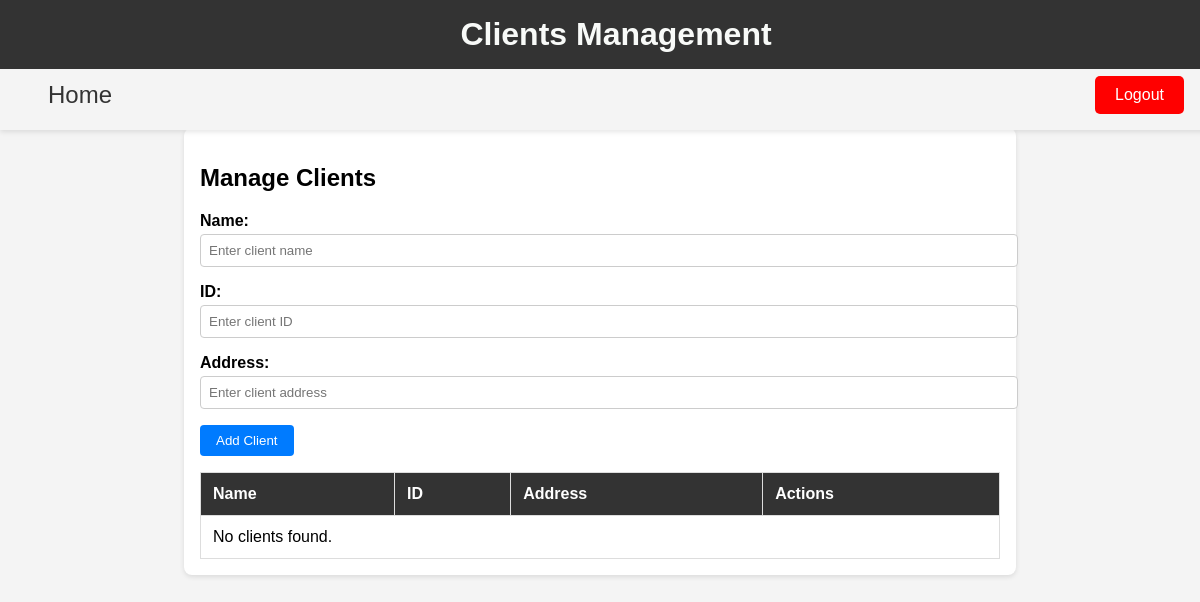
The page /user-home/clients/ (signed in) on the database as committed earlier.
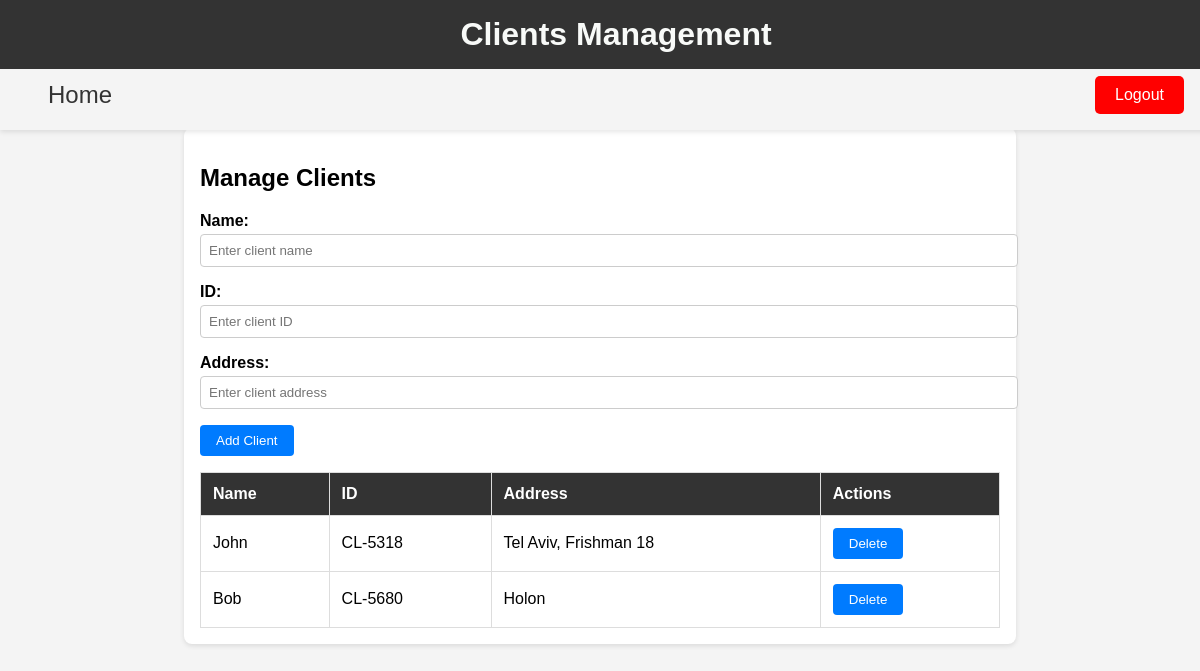
The same page on the database as committed later.
### users/models.py (models this page shows, shortened)
class Client(models.Model):
    user = models.ForeignKey(User, on_delete=models.CASCADE, related_name="client",max_length=100)
    client_id = models.CharField(max_length=20,unique=True)
    client_name = models.CharField(max_length=100)
    client_address = models.TextField()

### users/views.py (the view, shortened to what this page needs)
# urls.py: path('user-home/clients/', views.clients_page, name='clients_page'),
def clients_page(request):
    if not request.user or isinstance(request.user, AnonymousUser):
        return redirect('login')
    user = request.user  # Now safe to use as user is authenticated
    clients = Client.objects.filter(user=user)
    return render(request, 'users/clients_page.html', {'clients': clients})

### users/templates/users/clients_page.html (shortened to what this page needs)
<!DOCTYPE html>
<html lang="en">
<head>
</head>
<body>
<header>
    <h1>Clients Management</h1>
</header>
<nav style="display: flex; justify-content: space-between; align-items: center; padding: 1rem;">
    <a href="{% url 'user_home' %}" style="margin-left: 2rem;">Home</a>
    {% if user.is_authenticated %}
    <form method="POST" action="{% url 'logout' %}" style="margin-right: 2rem;">
        <button type="submit" style="background-color: red; color: white; border: none; padding: 10px 20px; font-size: 1rem; border-radius: 5px; cursor: pointer;">
            Logout
        </button>
    </form>
    {% endif %}
</nav>
<main>
    <h2>Manage Clients</h2>
    <form method="post" action="{% url 'clients_page' %}">
        <div class="form-group">
            <label for="client-name">Name:</label>
            <input type="text" id="client-name" name="client_name" placeholder="Enter client name">
        </div>
        <div class="form-group">
            <label for="client-id">ID:</label>
            <input type="text" id="client-id" name="client_id" placeholder="Enter client ID">
        </div>
        <div class="form-group">
            <label for="client-address">Address:</label>
            <input type="text" id="client-address" name="client_address" placeholder="Enter client address">
        </div>
        <button type="submit">Add Client</button>
    </form>
    <table>
        <thead>
            <tr>
                <th>Name</th>
                <th>ID</th>
                <th>Address</th>
                <th>Actions</th>
            </tr>
        </thead>
        <tbody id="client-table">
            {% for client in clients %}
            <tr>
                <td>{{ client.client_name }}</td>
                <td>{{ client.client_id }}</td>
                <td>{{ client.client_address }}</td>
                <td>
                    <form method="POST" action="{% url 'clients_page' %}">
                        <button type="submit" onclick="return confirm('Are you sure?')">Delete</button>
                    </form>
                </td>
            </tr>
            {% empty %}
            <tr>
                <td colspan="4">No clients found.</td>
            </tr>
            {% endfor %}
        </tbody>
    </table>
</main>
</body>
</html>

Rows that differ between the two databases and show on the page:
added Client: client_name "John", client_id "CL-5318", client_address "Tel Aviv, Frishman 18"
added Client: client_name "Bob", client_id "CL-5680", client_address "Holon"
Other text that changed with them:
text no longer shown: "No clients found."
